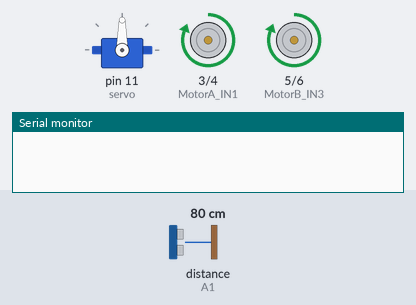
Bench run of a sketch on a simulated Arduino Uno, built with avr-gcc and run on an emulated ATmega328P. Shown: servo, motor-driver pin pairs drawn as motors (green arrow = first pin HIGH = forward, orange = second pin HIGH = backward, longer = more drive, scaled by the enable pin), the last lines printed to the serial monitor. Wiring (inferred from the names in the program): ultrasonic range finder: trigger A0; echo A1. The test bench sets the inputs (shaded band); at power-on: distance to the obstacle (sensor on A1) 80 cm. The echo pulse lasts 58.3 µs per cm.

Above: at 1.2 s.
1.3 s: distance to the obstacle (sensor on A1) set to 65 cm
At 1.9 s:
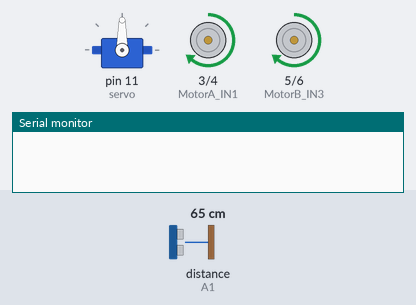
2.8 s: distance to the obstacle (sensor on A1) set to 33 cm
4.3 s: distance to the obstacle (sensor on A1) set to 28 cm
At 8.0 s:
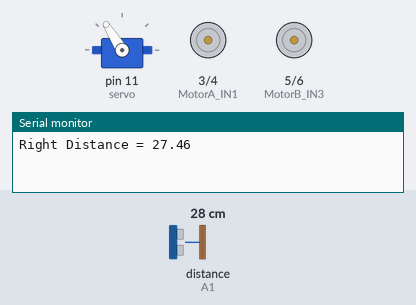
10.3 s: distance to the obstacle (sensor on A1) set to 120 cm
At 11.5 s:
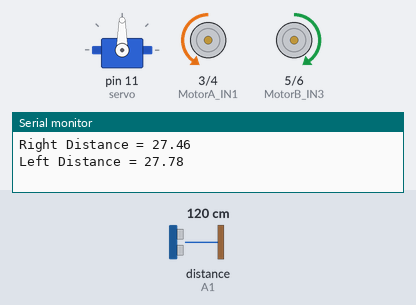
13.3 s: distance to the obstacle (sensor on A1) set to 2 cm
At 15.0 s:
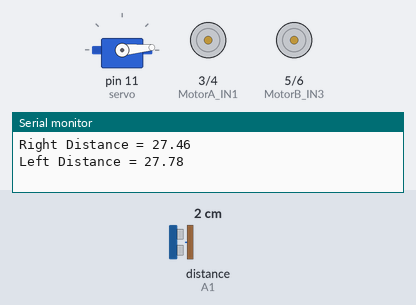
Timing chart, 0 to 29.6 s (numbered marks = the images above; inputs shaded):
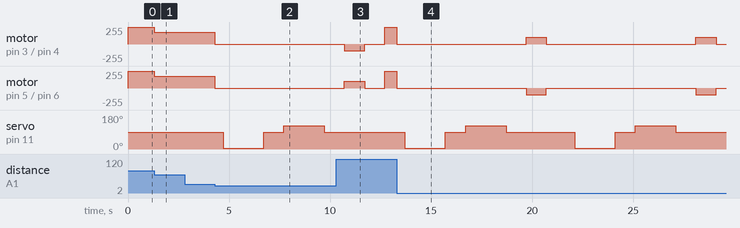

The sketch:

Arduino_Obstacle_Avoiding_Robot.ino
```cpp
#include <Servo.h>
#define trigPin  A0
#define echoPin  A1
#define MotorA_IN1  3
#define MotorA_IN2  4

#define MotorB_IN3  5
#define MotorB_IN4  6

#define MotorA_PWM  9
#define MotorB_PWM  10

Servo servo;

void setup()
  {
    Serial.begin(9600);
    servo.attach(11);
    servo.write(90);
  	pinMode(MotorA_IN1, OUTPUT);
  	pinMode(MotorA_IN2, OUTPUT);

  	pinMode(MotorB_IN3, OUTPUT);
  	pinMode(MotorB_IN4, OUTPUT);

  	pinMode(MotorA_PWM, OUTPUT);       // Declare "MotorA_PWM" as "Output Pin".
  	pinMode(MotorB_PWM, OUTPUT);       // Declare "MotorB_PWM" as "Output Pin".

    pinMode(trigPin, OUTPUT);          // Declare "trigPin" as "Output Pin".
    pinMode(echoPin, INPUT);           // Declare "echoPin" as "Input Pin".

  }


float search(void)
  {
    float duration = 0.00;                // Float type variable declaration
    float CM = 0.00;


      digitalWrite(trigPin, LOW);        // Trig_pin output as OV (Logic Low-Level)
      delayMicroseconds(2);              // Delay for 2 us

      //Send 10us High Pulse to Ultra-Sonic Sonar Sensor "trigPin"
      digitalWrite(trigPin, HIGH);       // Trig_pin output as 5V (Logic High-Level)
      delayMicroseconds(10);             // Delay for 10 us

      digitalWrite(trigPin, LOW);        // Trig_pin output as OV (Logic Low-Level)


    duration = pulseIn(echoPin, HIGH); // Start counting time, upto again "echoPin" back to Logical "High-Level" and puting the "time" into a variable called "duration"

    CM = (duration / 58.82); //Convert distance into CM.

   return CM;
  }


void RobotForward()
  {
	digitalWrite(MotorA_IN1, HIGH);
	digitalWrite(MotorA_IN2, LOW);
	digitalWrite(MotorB_IN3, HIGH);
	digitalWrite(MotorB_IN4, LOW);
  }

void RobotBackward()
  {
	digitalWrite(MotorA_IN1, LOW);
	digitalWrite(MotorA_IN2, HIGH);
	digitalWrite(MotorB_IN3, LOW);
	digitalWrite(MotorB_IN4, HIGH);
  }

void RobotLeft()
  {
	digitalWrite(MotorA_IN1, LOW);
	digitalWrite(MotorA_IN2, HIGH);
	digitalWrite(MotorB_IN3, HIGH);
	digitalWrite(MotorB_IN4, LOW);
  }

void RobotRight()
  {
	digitalWrite(MotorA_IN1, HIGH);
	digitalWrite(MotorA_IN2, LOW);
	digitalWrite(MotorB_IN3, LOW);
	digitalWrite(MotorB_IN4, HIGH);
  }

void RobotStop()
  {
	digitalWrite(MotorA_IN1, LOW);
	digitalWrite(MotorA_IN2, LOW);
	digitalWrite(MotorB_IN3, LOW);
	digitalWrite(MotorB_IN4, LOW);
  }


void loop()
  {
     float distance = 0.00;
     float RobotSpeed = 0.00;
     float RightDistance = 0.00;
     float LeftDistance = 0.00;


    // Measuring the distance in CM
    distance = search();


    if((distance <= 30)) // If obstracle found in 40 CM.
      {
        analogWrite(MotorA_PWM, 100); // Update speed in MOTORA Output Terminal
        analogWrite(MotorB_PWM, 100); // Update speed in MOTORB Output Terminal

        RobotStop(); //Robot Stop
        delay(400);

        servo.write(5);
        delay(1000);
        RightDistance = search();
        delay(1000);
        Serial.print("Right Distance = ");
        Serial.println(RightDistance);
        servo.write(90);
        delay(1000);
        servo.write(1800);
        delay(1000);
        LeftDistance = search();
        delay(1000);
        Serial.print("Left Distance = ");
        Serial.println(LeftDistance);
        servo.write(90);
        delay(1000);

          if(LeftDistance > RightDistance)
            {

              RobotLeft();
              delay(1000);

            }

            else
            {
              RobotRight();
              delay(1000);
            }

         RobotStop();
         delay(1000);


      }

  else if(distance>=30 && distance<=70)
  {
    analogWrite(MotorA_PWM, 180); // Update speed in MOTORA Output Terminal
    analogWrite(MotorB_PWM, 180); // Update speed in MOTORB Output Terminal
    RobotForward(); //Robot Move to Forward Direction

  }
   else
     {
       analogWrite(MotorA_PWM, 255); // Update speed in MOTORA Output Terminal
    analogWrite(MotorB_PWM, 255); // Update speed in MOTORB Output Terminal
        RobotForward(); //Robot Move to Forward Direction
     }


  }
```

Measured:
- the behaviour switches between 71 and 70 cm on distance to the obstacle (sensor on A1) (found by bisection; images 0 and 1)
- the behaviour switches between 31 and 30 cm on distance to the obstacle (sensor on A1) (found by bisection; images 1 and 2)
- after the input at 1.3 s, motor on pin 3 (MotorA_IN1) / pin 4 (MotorA_IN2), motor on pin 5 (MotorB_IN3) / pin 6 (MotorB_IN4): forward 255/255 → forward 180/255 at once
- after the input at 2.8 s, every drawn part: stays the same
- after the input at 4.3 s, motor on pin 3 (MotorA_IN1) / pin 4 (MotorA_IN2), motor on pin 5 (MotorB_IN3) / pin 6 (MotorB_IN4): forward 180/255 → stopped at once; servo on pin 11 (servo): 90° → 5° after 0.40 s, → 90° 2.0 s later, → 122° 1.0 s later, → 90° 2.0 s later
- after the input at 10.3 s, servo on pin 11 (servo): stays 90° (without the input it goes to 5° after 2.8 s)
- after the input at 13.3 s, motor on pin 3 (MotorA_IN1) / pin 4 (MotorA_IN2): goes stopped 6.4 s, forward 100/255 1.0 s, stopped 7.4 s, forward 100/255 1.0 s, then stopped, starting at once; motor on pin 5 (MotorB_IN3) / pin 6 (MotorB_IN4): goes stopped 6.4 s, backward 100/255 1.0 s, stopped 7.4 s, backward 100/255 1.0 s, then stopped, starting at once
